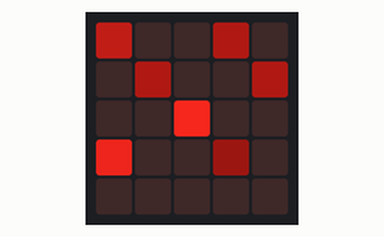
This program was run on a simulated BBC micro:bit running MicroPython. On the bench: the board's 5×5 LED display. Dim RGB values are drawn brighter than linear; random numbers come from a fixed seed.

Above: at 0.05 s.
At 0.97 s:
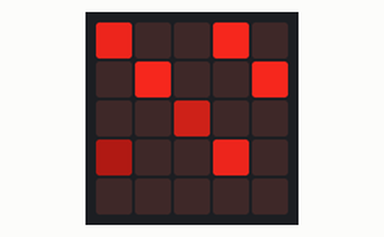
At 2.2 s:
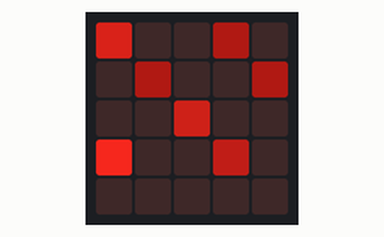
At 4.35 s:
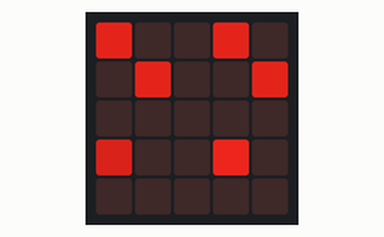
At 6.8 s:
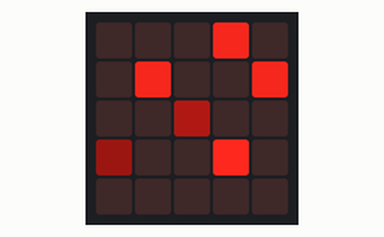
At 10.79 s:
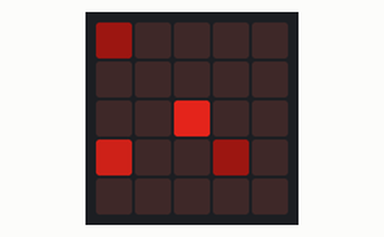

Measured:
- by itself, everything shown: repeats every 11.1 s, in 144 steps

The program:

sparkle.py
```python
from microbit import *
import random

class Intensity:

    def __init__(self):
        self._intensity = random.randrange(10)
        self._tick = 0
        self._direction = 1;
        r = random.randrange(3)
        if r == 0:
            self.fn = lambda t, i: t % 2 == 0
        elif r == 1:
            self.fn = lambda t, i: t % 3 == 0
        else:
            self.fn = lambda t, i: t % 4 == 0

    def intensity(self):
        self._update_intensity()
        self._tick += 1
        return self._intensity

    def _update_intensity(self):
        if self.fn(self._tick, self._intensity):
            self._update_direction()
            self._intensity += self._direction

    def _update_direction(self):
        if self._intensity <= 0:
            self._direction = 1
        if self._intensity >= 9:
            self._direction = -1

dict = {}
dict[(0, 0)] = Intensity()
dict[(1, 1)] = Intensity()
dict[(4, 1)] = Intensity()
dict[(2, 2)] = Intensity()
dict[(0, 3)] = Intensity()
dict[(3, 0)] = Intensity()
dict[(3, 3)] = Intensity()

while True:
    for k in dict.keys():
        display.set_pixel(k[0], k[1], dict[k].intensity())
    sleep(50)
```
